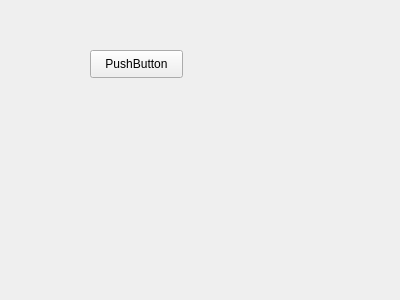
<?xml version="1.0" encoding="UTF-8"?>
<ui version="4.0">
 <class>Frame</class>
 <widget class="QFrame" name="Frame">
  <property name="geometry">
   <rect>
    <x>0</x>
    <y>0</y>
    <width>400</width>
    <height>300</height>
   </rect>
  </property>
  <property name="windowTitle">
   <string>Frame</string>
  </property>
  <widget class="QPushButton" name="pushButton">
   <property name="geometry">
    <rect>
     <x>90</x>
     <y>50</y>
     <width>93</width>
     <height>28</height>
    </rect>
   </property>
   <property name="text">
    <string>PushButton</string>
   </property>
  </widget>
 </widget>
 <resources/>
 <connections>
  <connection>
   <sender>pushButton</sender>
   <signal>clicked()</signal>
   <receiver>Frame</receiver>
   <slot>pbtn_click()</slot>
   <hints>
    <hint type="sourcelabel">
     <x>133</x>
     <y>61</y>
    </hint>
    <hint type="destinationlabel">
     <x>280</x>
     <y>110</y>
    </hint>
   </hints>
  </connection>
 </connections>
 <slots>
  <signal>signal1()</signal>
  <slot>pbtn_click()</slot>
 </slots>
</ui>
